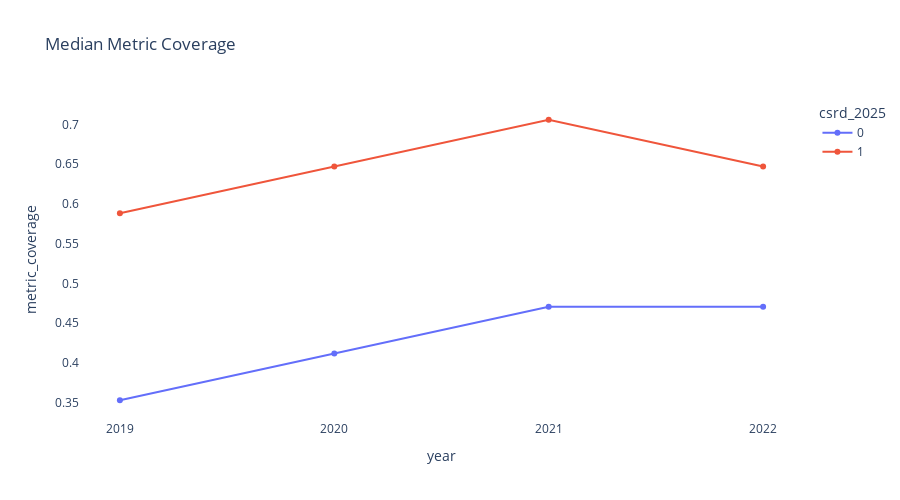

Notebook code cell kept with this figure:
### Code cell
plot_summary_chart(
    reporting_summary_df,
    x="year",
    y="metric_coverage",
    group_by="csrd_2025",
    chart_type="line",
    agg_func="median",
    title="Median Metric Coverage",
    height=500,
    width=900,
).show()

### Figure 1 — Plotly figure (JSON) as saved in the notebook; plotly's stock layout.template omitted (floating-point values rounded to 4 significant figures)
{"data": [{"hovertemplate": "csrd_2025=0<br>year=%{x}<br>metric_coverage=%{y}<extra></extra>", "legendgroup": "0", "line": {"color": "#636efa", "dash": "solid"}, "marker": {"symbol": "circle"}, "mode": "lines+markers", "name": "0", "orientation": "v", "showlegend": true, "type": "scatter", "x": ["2019", "2020", "2021", "2022"], "xaxis": "x", "y": [0.3529, 0.4118, 0.4706, 0.4706], "yaxis": "y"}, {"hovertemplate": "csrd_2025=1<br>year=%{x}<br>metric_coverage=%{y}<extra></extra>", "legendgroup": "1", "line": {"color": "#EF553B", "dash": "solid"}, "marker": {"symbol": "circle"}, "mode": "lines+markers", "name": "1", "orientation": "v", "showlegend": true, "type": "scatter", "x": ["2019", "2020", "2021", "2022"], "xaxis": "x", "y": [0.5882, 0.6471, 0.7059, 0.6471], "yaxis": "y"}], "layout": {"height": 500, "legend": {"title": {"text": "csrd_2025"}, "tracegroupgap": 0}, "paper_bgcolor": "white", "plot_bgcolor": "white", "title": {"text": "Median Metric Coverage"}, "width": 900, "xaxis": {"anchor": "y", "domain": [0, 1], "showgrid": false, "title": {"text": "year"}}, "yaxis": {"anchor": "x", "domain": [0, 1], "showgrid": false, "title": {"text": "metric_coverage"}}}}
